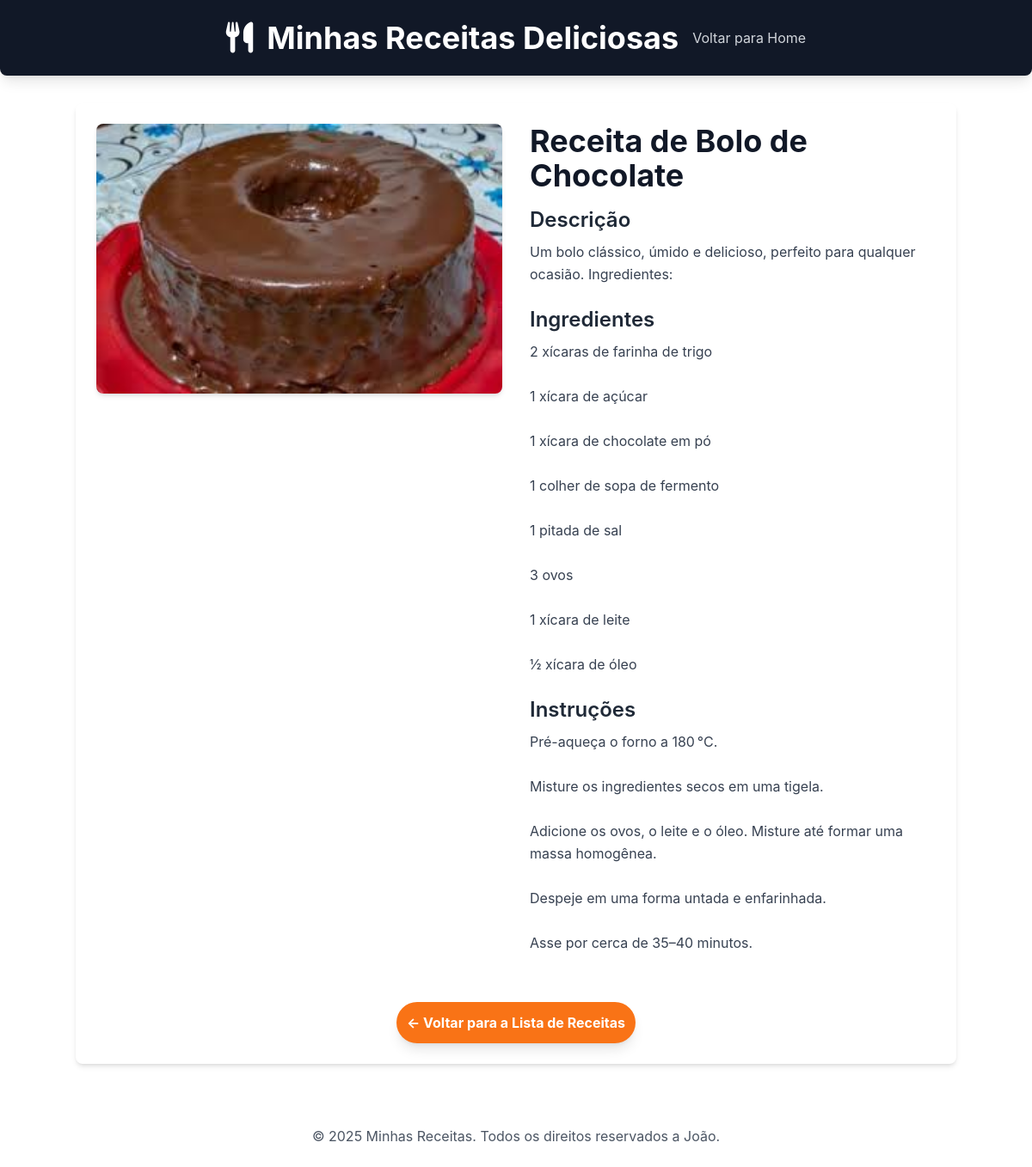
Page /receitas/receita/1/ on the committed database.
### receitas/models.py (models this page shows, shortened)
class Receita(models.Model):
    title = models.CharField(max_length=200)
    description = models.TextField()
    ingredients = models.TextField()
    instructions = models.TextField()
    image = models.ImageField(upload_to='receitas/images/', blank=True, null=True)
    created_at = models.DateTimeField(auto_now_add=True)
    updated_at = models.DateTimeField(auto_now=True)
    class Meta :
        verbose_name = "Receita"
        verbose_name_plural = "Receitas"
        ordering = ['-created_at']

### receitas/views.py (the view)
# urls.py: path('receita/<int:id>/', views.receita_detail, name='receita_detail'),
def receita_detail(request, id):
    receita = get_object_or_404(Receita, pk=id)
    context = {
        'receita': receita,
    }
    return render(request, 'receitas/receita_detail.html', context)

### receitas/templates/receitas/receita_detail.html (shortened to what this page needs)
{% load static %}
<!DOCTYPE html>
<html lang="pt-br">
<head>
    <script src="https://cdn.tailwindcss.com"></script>
    <link rel="stylesheet" href="https://cdnjs.cloudflare.com/ajax/libs/font-awesome/6.0.0-beta3/css/all.min.css">
</head>
<body>
    <header class="bg-gray-900 text-white p-6 shadow-lg rounded-b-lg">
        <div class="container mx-auto flex flex-col sm:flex-row items-center
         justify-center">
            <div class="flex items-center mb-4 sm:mb-0">
                <div class="text-4xl mr-4">
                    <i class=" fas fa-utensils"></i>
                </div>
                <h1 class="text-4xl font-bold text-center sm:text-left">
                    Minhas Receitas Deliciosas
                </h1>
            </div>
            <nav class="mt-4 ml-4 sm:mt-0">
                <a href="{% url 'home' %}" class="text-gray-300 hover:text-white transition duration-300 ease-in-out"> Voltar para Home</a>
            </nav>
        </div>
    </header>
    <main class="container mx-auto p-6 mt-8 bg-white rounded-lg shadow-md">
        <div class="flex flex-col md:flex-row gap-8">
            {% if receita.image %}
                <div class="md:w-1/2">
                    <img src="{{receita.image.url}}" alt="[Imagem de {{receita.title}}]" class="w-full h-auto object-cover rounded-lg shadow-md">
                </div>
            {% endif %}
            <div class="md:w-1/2">
                <h2 class="text-4xl font-bold text-gray-900 mb-4">{{receita.title}}</h2>
                <h3 class="text-2xl font-semibold text-gray-800 mb-2">Descrição</h3>
                <p class="text-gray-700 mb-6 leading-relaxed">{{receita.description}}</p>
                <h3 class="text-2xl font-semibold text-gray-800 mb-2">Ingredientes</h3>
                <p class="text-gray-700 mb-6 leading-relaxed whitespace-pre-wrap">{{receita.ingredients}}</p>
                <h3 class="text-2xl font-semibold text-gray-800 mb-2">Instruções</h3>
                <p class="text-gray-700 mb-6 leading-relaxed whitespace-pre-wrap">{{receita.instructions}}</p>
            </div>
        </div>
        <div class="mt-8 text-center">
            <a href="{% url 'home' %}" class="inline-block bg-orange-500 hover:bg-orange-600 text-white font-bold py-3 px-3 rounded-full transition duration-300 ease-in-out shadow-lg">
                &larr; Voltar para a Lista de Receitas
            </a>
        </div>
    </main>
    <footer class="mt-12 p-6 text-center text-gray-600">
        <p>&copy; 2025 Minhas Receitas. Todos os direitos reservados a João.</p>
    </footer>
</body>
</html>

### receitas/templates/receitas/receita_detail.html (style rules this page uses)
body { font-family: 'Inter', sans-serif; }

### rows in the picture
Receita: image (picture), title "Receita de Bolo de Chocolate", description "Um bolo clássico, úmido e delicioso, perfeito para qualquer ocasião. Ingredientes:", ingredients "2 xícaras de farinha de trigo 1 xícara de açúcar 1 xícara de chocolate em pó 1 colher de sopa de fermento 1 pitada de sal 3 ovos 1 xícara de leite ½ xícara de óleo", instructions "Pré-aqueça o forno a 180 °C. Misture os ingredientes secos em uma tigela. Adicione os ovos, o leite e o óleo. Misture até formar uma massa homogênea. Despeje em uma forma untada e enfarinhada. Asse por cerca de 35–40 minutos."
